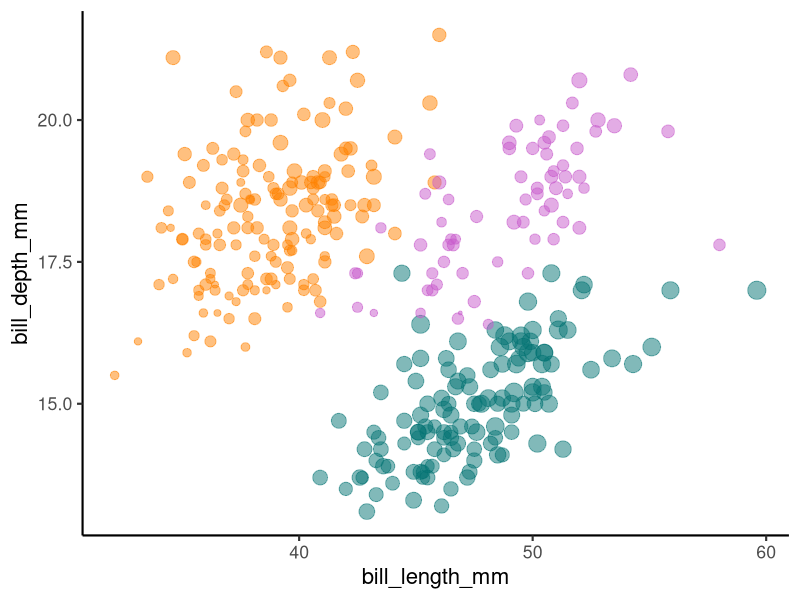
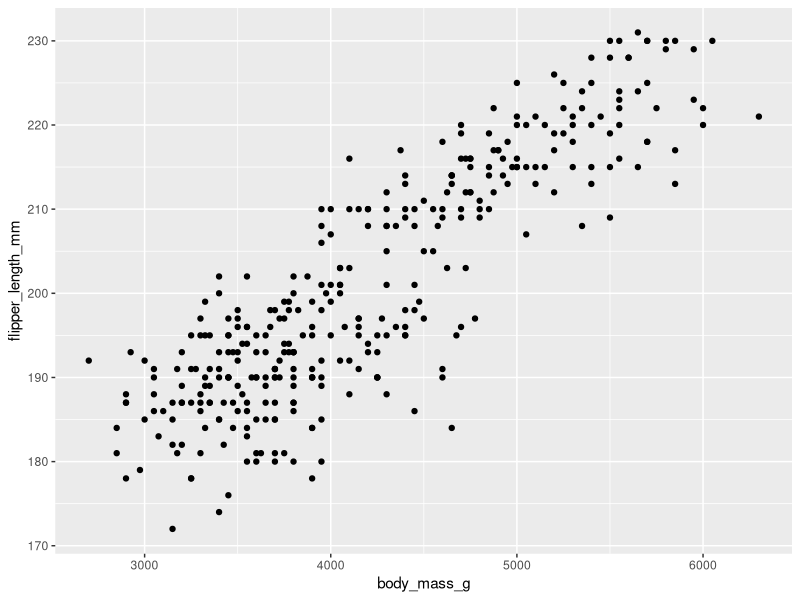
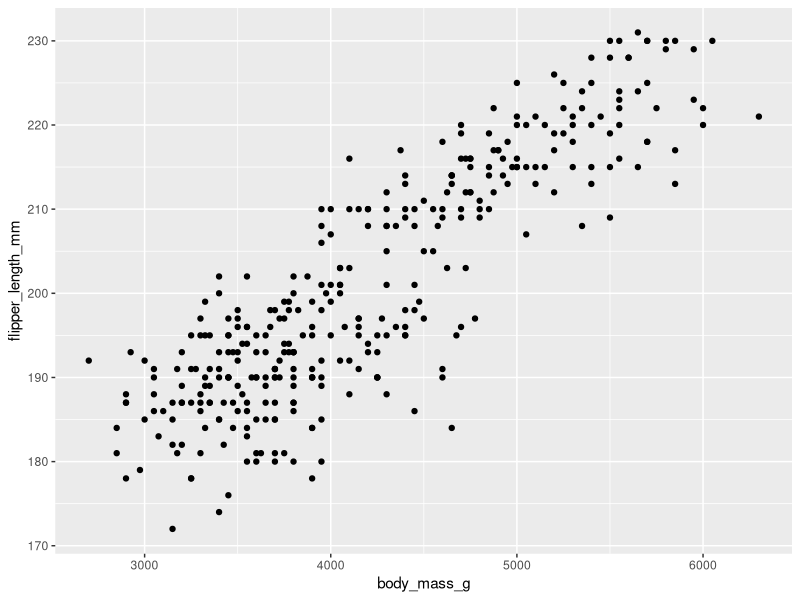
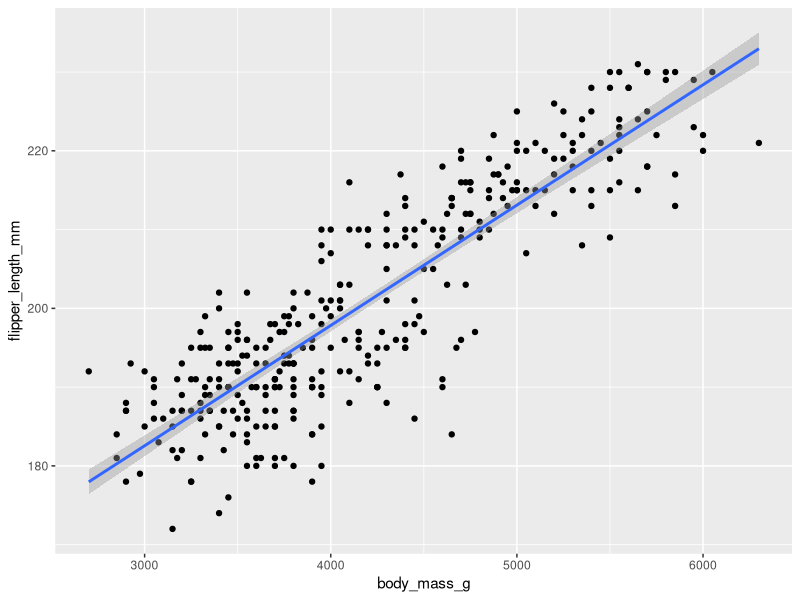
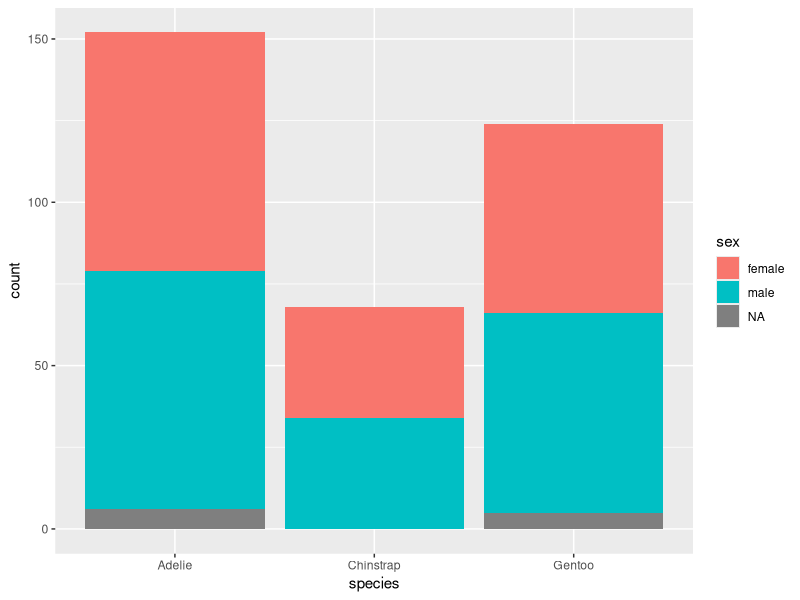
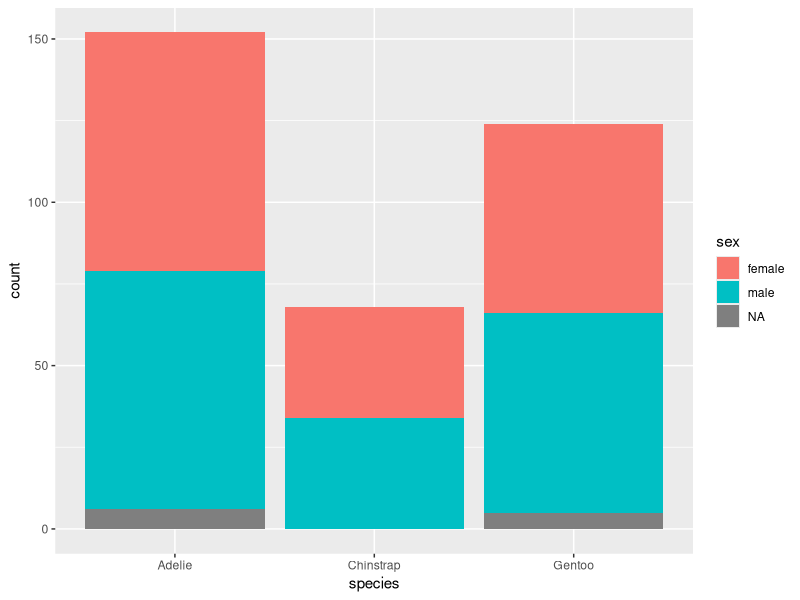
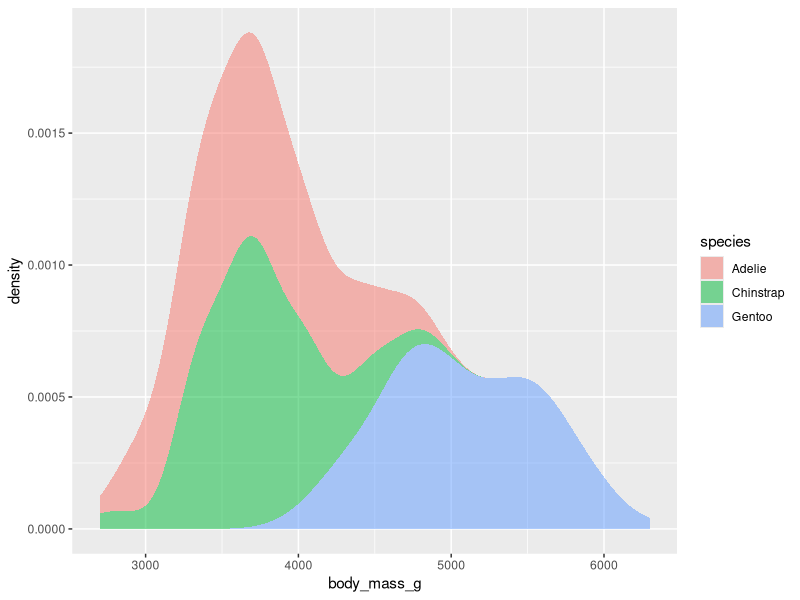
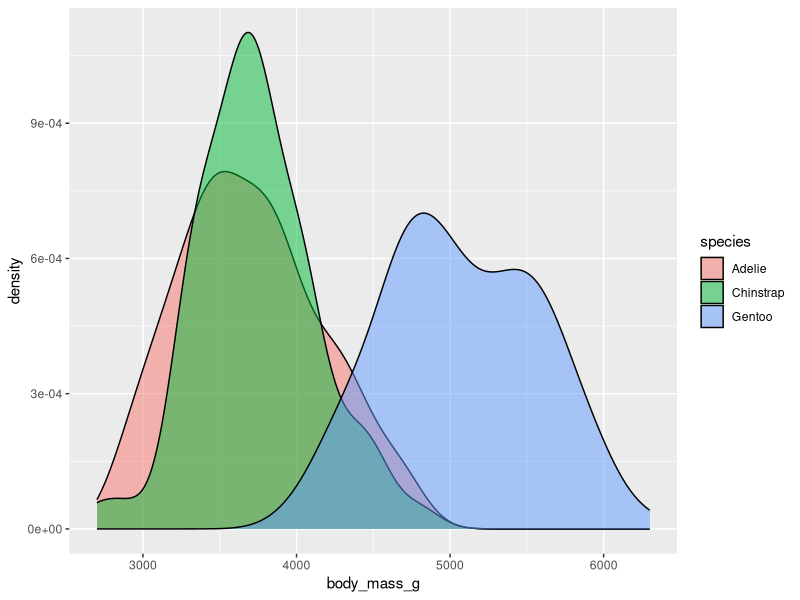

Reproduce these figures in R, in order.
## ---- chunk 1
#| warning: false
#| echo: false
#| fig-width: 4
#| fig-height: 4

library(palmerpenguins)
library(ggplot2)

ggplot(penguins, aes(x = bill_length_mm, y = bill_depth_mm, 
                     size = body_mass_g,
                     color = species)) +
  geom_point(alpha = 0.5) +
  theme_classic(base_size = 16) +
  scale_color_manual(values = c("#FF8100", "#C75BCB", "#057575")) +
  guides(size = "none",
         color = "none")
## ---- chunk 2
#| echo: false
example <- penguins[c(1:2, 160:161, 283:284), c(1, 3:4, 6)]
example
## ---- chunk 3
#| echo: false
library(dplyr)
example <- penguins[c(1:2, 160:161, 283:284), c(1, 3:4, 6)]
example %>%
  rename(x = bill_length_mm,
         y = bill_depth_mm,
         Size = body_mass_g,
         Color = species)
## ---- chunk 4
#| echo: false
#| fig-width: 5
#| fig-height: 5

ggplot() +
  layer(data = penguins,
        mapping = aes(x = body_mass_g,
                      y = flipper_length_mm),
        geom = "point", 
        stat = "identity",
        position = "identity") +
  scale_x_continuous() +
  scale_y_continuous() +
  coord_cartesian()
## ---- chunk 5
#| echo: false
#| fig-width: 5
#| fig-height: 5

ggplot() +
  geom_point(data = penguins,
             mapping = aes(
               x = body_mass_g,
               y = flipper_length_mm))
## ---- chunk 6
#| echo: false
#| fig-width: 5
#| fig-height: 5
ggplot(data = penguins,
       mapping = aes(x = body_mass_g,
                     y = flipper_length_mm)) +
  geom_point() +
  stat_smooth(method = lm)

## ---- chunk 7
#| fig-width: 5
#| fig-height: 4
ggplot(data = penguins, 
       mapping = aes(x = species, 
                     fill = sex)) +
  stat_count()
## ---- chunk 8
#| fig-width: 5
#| fig-height: 4
ggplot(data = penguins, 
       mapping = aes(x = species, 
                     fill = sex)) +
  geom_bar()
## ---- chunk 9
#| fig-width: 5
#| fig-height: 4
ggplot(data = penguins, 
       mapping = aes(x = body_mass_g, 
                     fill = species)) +
  stat_density(alpha = 0.5)
## ---- chunk 10
#| fig-width: 5
#| fig-height: 4
ggplot(data = penguins, 
       mapping = aes(x = body_mass_g, 
                     fill = species)) +
  geom_density(alpha = 0.5)
## ---- chunk 11
#| fig-width: 5
#| fig-height: 4
#| fig-align: center
ggplot(data = penguins, mapping = aes(x = species, fill = sex)) +
  geom_bar(position = "stack")
## ---- chunk 12
#| fig-width: 5
#| fig-height: 4
#| fig-align: center
ggplot(data = penguins, mapping = aes(x = species, fill = sex)) +
  geom_bar(position = "fill")
## ---- chunk 13
#| fig-width: 5
#| fig-height: 4
#| fig-align: center
ggplot(data = penguins, mapping = aes(x = species, 
                     fill = sex)) +
  geom_bar(position = "dodge")
## ---- chunk 14
#| fig-width: 5
#| fig-height: 4
#| fig-align: center
ggplot(data = penguins, mapping = aes(x = species, y = body_mass_g, color = sex)) +
  geom_point(position = "identity")
## ---- chunk 15
#| fig-width: 5
#| fig-height: 4
#| fig-align: center
ggplot(data = penguins, mapping = aes(x = species, y = body_mass_g, color = sex)) +
  geom_point(position = "jitter")
## ---- chunk 16
#| fig-width: 5
#| fig-height: 4
#| fig-align: center
ggplot(data = penguins, mapping = aes(x = species, y = body_mass_g, color = sex)) +
  geom_point(position = position_jitterdodge())
## ---- chunk 17
#| echo: false
#| fig-width: 6
#| fig-height: 5
#| fig-align: center
library(multcompView)
library(tidyverse)

# Run ANOVA and get letters
m1 <- aov(body_mass_g ~ species * sex, data = penguins)
cld <- multcompLetters4(m1, TukeyHSD(m1))

# Create dataframe for plot
cld_df <- data.frame(letter = cld$`species:sex`$Letters) %>%
  tibble::rownames_to_column("name") %>%
  mutate(species = str_extract(name, "^[^\\:]+"),
         sex = str_extract(name, "(?<=\\:).*"))
ggplot(data = penguins %>%
         filter(!is.na(sex)),
       mapping = aes(x = species, 
                     y = body_mass_g,
                     color = sex)) +
  geom_jitter(alpha = 0.15,
              position = position_jitterdodge()) +
  stat_summary(fun = mean,
               fun.min = function(x) mean(x) - sd(x),
               fun.max = function(x) mean(x) + sd(x),
               position = position_dodge(width = 0.75))
  # geom_text(data = cld_df, 
  #           mapping = aes(x = species,
  #                         y = 6000,
  #                         group = sex,
  #                         label = letter),
  #           hjust = 0.5,
  #           position = position_dodge(width = 0.75),
  #           color = "black")
